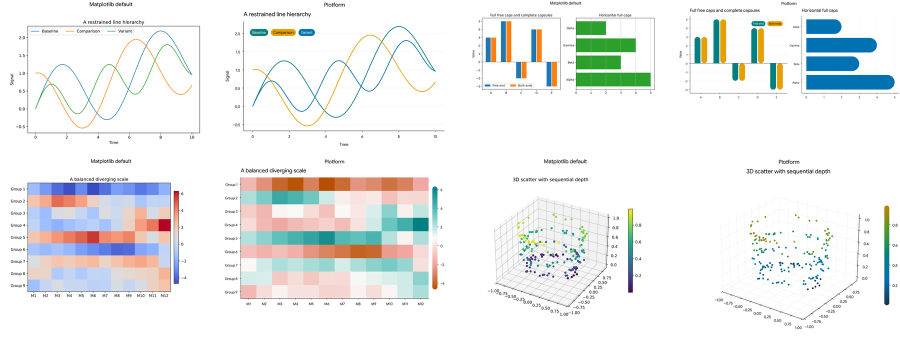
#> input picture docs/images/overview.png, 1800 x 702 px, given in place of 01-line.png, which was not available (shown at 1/2 size)
$ python make_doc_images.py
#> lines starting #> are read from the running program, lines starting #| are printed output that depends on the picture
"""Create optimized documentation images from the rendered showcase.

Run ``python examples/showcase.py`` and ``python examples/geometry_check.py``
first, then run this script from the repository root. The large artifacts stay
untracked; only the optimized images in docs/images are intended for Git.
"""

from __future__ import annotations

from pathlib import Path

from PIL import Image

ROOT = Path(__file__).resolve().parents[1]
ARTIFACTS = ROOT / "artifacts"
OUTPUT = ROOT / "docs" / "images"
GAP = 24

# The inputs are trusted images generated by this repository's examples.
Image.MAX_IMAGE_PIXELS = None


def resize_to_width(image: Image.Image, width: int) -> Image.Image:
    height = round(image.height * width / image.width)
    return image.resize((width, height), Image.Resampling.LANCZOS)


def load_comparison(slug: str, width: int) -> Image.Image:
#> called with slug = '01-line', width = 1200
    path = ARTIFACTS / "showcase" / "comparisons" / f"{slug}.png"
    with Image.open(path) as source:
#> source is the input picture: PIL image 1800x702 RGB; mean R, G, B 236.7, 238.8, 238
        return resize_to_width(source.convert("RGB"), width)
#> in resize_to_width, `return image.resize((width, height), Image.Resampling.LANCZOS)`:
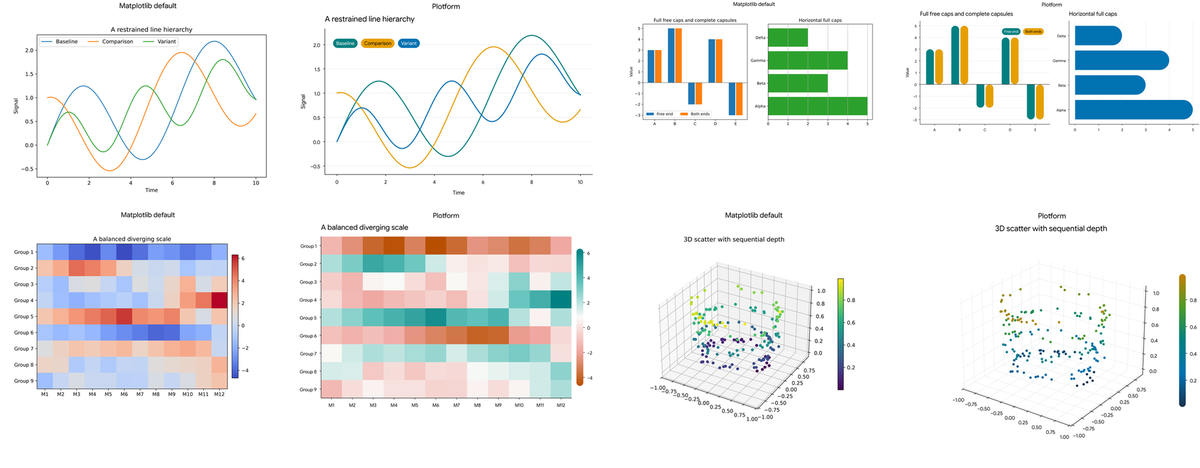
#> returned value: PIL image 1200x468 RGB; mean R, G, B 236.5, 238.6, 237.8


def save(image: Image.Image, name: str, width: int) -> None:
    OUTPUT.mkdir(parents=True, exist_ok=True)
    resized = resize_to_width(image, width)
    destination = OUTPUT / name
    resized.save(destination, optimize=True)
    print(f"Saved {destination.relative_to(ROOT)} ({destination.stat().st_size / 1024:.0f} KiB)")


def make_overview() -> None:
    slugs = ("01-line", "07-rounded-bars", "12-heatmap", "24-3d-scatter")
    images = [load_comparison(slug, 1200) for slug in slugs]
#> call 2 of load_comparison, with slug = '07-rounded-bars', width = 1200
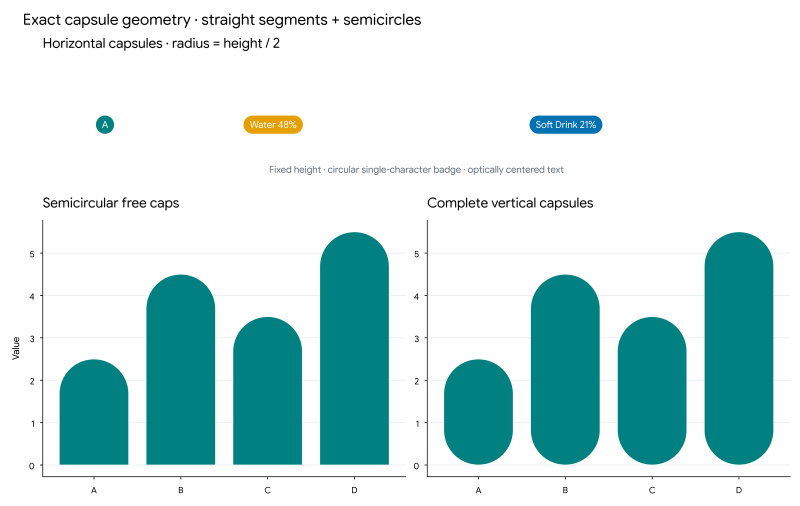
#> input picture docs/images/capsules.png, 1600 x 1011 px, given in place of 07-rounded-bars.png, which was not available (shown at 1/2 size)
#> in load_comparison, source is the input picture: PIL image 1600x1011 RGB; mean R, G, B 196.6, 224.3, 224.1
#> call 2 of resize_to_width, with width = 1200
#> in resize_to_width (call 2), `return image.resize((width, height), Image.Resampling.LANCZOS)`:
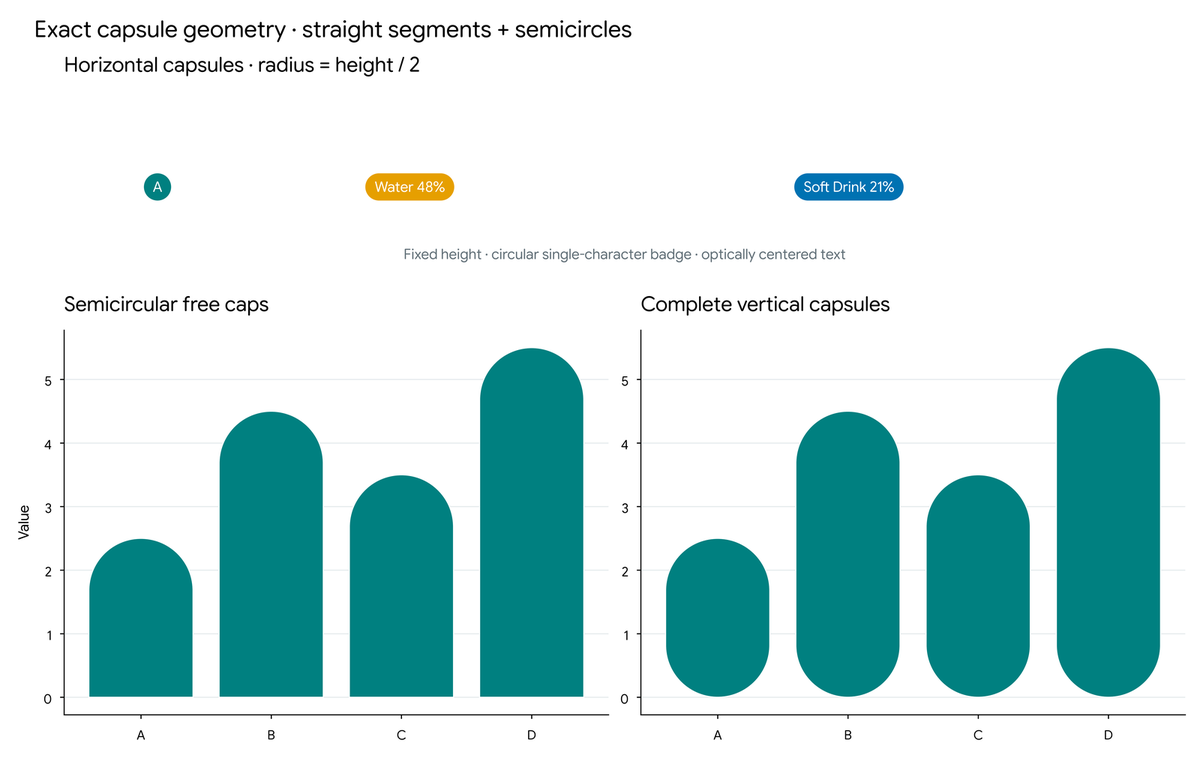
#> returned value: PIL image 1200x758 RGB; mean R, G, B 196.5, 224.2, 224
    row_heights = (
        max(images[0].height, images[1].height),
        max(images[2].height, images[3].height),
    )
    overview = Image.new(
        "RGB",
        (2 * 1200 + GAP, sum(row_heights) + 3 * GAP),
        "white",
    )
    positions = (
        (0, 0),
        (1200 + GAP, 0),
        (0, row_heights[0] + GAP),
        (1200 + GAP, row_heights[0] + GAP),
    )
    for image, position in zip(images, positions, strict=True):
        overview.paste(image, position)
        image.close()
    save(overview, "overview.png", 1800)
    overview.close()


def make_capsules() -> None:
    with Image.open(ARTIFACTS / "capsule-geometry.png") as source:
        save(source.convert("RGB"), "capsules.png", 1600)


def make_contact_sheet() -> None:
    with Image.open(ARTIFACTS / "showcase" / "00-contact-sheet.png") as source:
        save(source.convert("RGB"), "contact-sheet.png", 1800)


def main() -> None:
    make_overview()
    make_capsules()
    make_contact_sheet()


if __name__ == "__main__":
#> (the run stopped early here; a loop or call above may not have finished)
